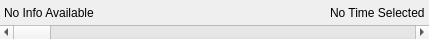
<ui version="4.0" >
 <class>TimeWidget</class>
 <widget class="QWidget" name="TimeWidget" >
  <property name="geometry" >
   <rect>
    <x>0</x>
    <y>0</y>
    <width>429</width>
    <height>39</height>
   </rect>
  </property>
  <property name="sizePolicy" >
   <sizepolicy vsizetype="Minimum" hsizetype="Preferred" >
    <horstretch>0</horstretch>
    <verstretch>0</verstretch>
   </sizepolicy>
  </property>
  <property name="windowTitle" >
   <string>TimeControl</string>
  </property>
  <property name="windowIcon" >
   <iconset resource="graphics.qrc" >:/icons/xclock.png</iconset>
  </property>
  <layout class="QVBoxLayout" >
   <property name="spacing" >
    <number>0</number>
   </property>
   <property name="leftMargin" >
    <number>0</number>
   </property>
   <property name="topMargin" >
    <number>0</number>
   </property>
   <property name="rightMargin" >
    <number>0</number>
   </property>
   <property name="bottomMargin" >
    <number>0</number>
   </property>
   <item>
    <layout class="QHBoxLayout" >
     <property name="spacing" >
      <number>6</number>
     </property>
     <property name="leftMargin" >
      <number>4</number>
     </property>
     <property name="rightMargin" >
      <number>4</number>
     </property>
     <item>
      <widget class="QLabel" name="label1" >
       <property name="text" >
        <string>No Info Available</string>
       </property>
      </widget>
     </item>
     <item>
      <spacer>
       <property name="orientation" >
        <enum>Qt::Horizontal</enum>
       </property>
       <property name="sizeHint" >
        <size>
         <width>40</width>
         <height>20</height>
        </size>
       </property>
      </spacer>
     </item>
     <item>
      <widget class="QLabel" name="label2" >
       <property name="text" >
        <string>No Time Selected</string>
       </property>
      </widget>
     </item>
    </layout>
   </item>
   <item>
    <widget class="QScrollBar" name="scroller" >
     <property name="orientation" >
      <enum>Qt::Horizontal</enum>
     </property>
    </widget>
   </item>
  </layout>
 </widget>
 <resources>
  <include location="graphics.qrc" />
 </resources>
 <connections/>
</ui>
